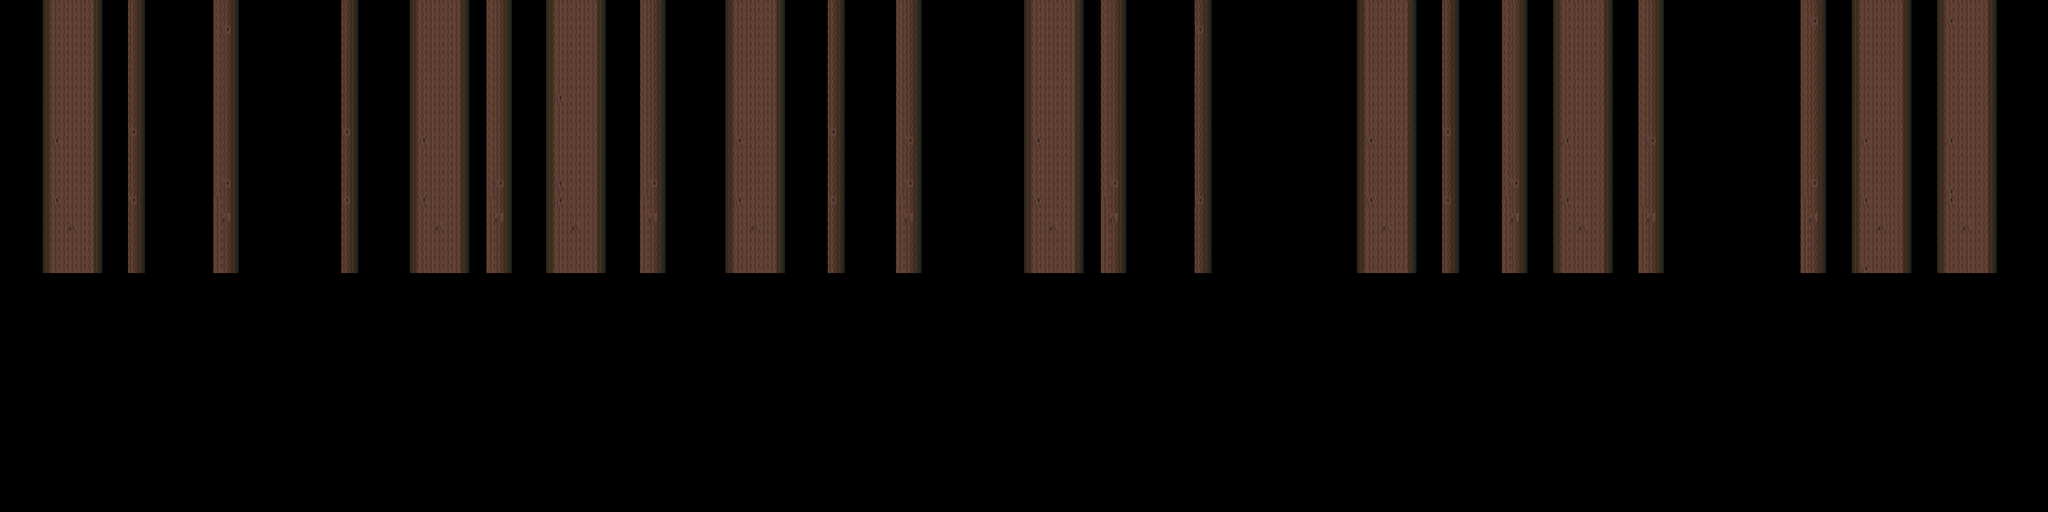

Below is a game level as drawn by its tile map, then a one-line description and the .tmx that defines it (tile-layer data replaced by summaries):
An orthogonal 240x60 tile map with 32x32 px tiles, 1 tile layer (Back), 1 hidden layer not drawn, 4 tilesets.

<map version="1.0" orientation="orthogonal" renderorder="right-down" width="240" height="60" tilewidth="32" tileheight="32">
 <tileset firstgid="1" name="suelo" tilewidth="32" tileheight="32">
  <image source="test.png" width="192" height="192" />
  <tile id="0">
   <properties>
    <property name="tileType" value="air" />
   </properties>
  </tile>
  <tile id="1">
   <properties>
    <property name="tileType" value="air" />
   </properties>
  </tile>
  <tile id="2">
   <properties>
    <property name="tileType" value="air" />
   </properties>
  </tile>
  <tile id="3">
   <properties>
    <property name="tileType" value="air" />
   </properties>
  </tile>
  <tile id="5">
   <properties>
    <property name="tileType" value="air" />
   </properties>
  </tile>
 </tileset>
 <tileset firstgid="37" name="back" tilewidth="32" tileheight="32">
  <image source="tiled.png" width="160" height="192" />
  <tile id="5">
   <properties>
    <property name="tileType" value="air" />
   </properties>
  </tile>
  <tile id="6">
   <properties>
    <property name="tileType" value="air" />
   </properties>
  </tile>
  <tile id="7">
   <properties>
    <property name="tileType" value="air" />
   </properties>
  </tile>
  <tile id="8">
   <properties>
    <property name="tileType" value="air" />
   </properties>
  </tile>
  <tile id="9">
   <properties>
    <property name="tileType" value="air" />
   </properties>
  </tile>
  <tile id="15">
   <properties>
    <property name="tileType" value="air" />
   </properties>
  </tile>
  <tile id="16">
   <properties>
    <property name="tileType" value="air" />
   </properties>
  </tile>
  <tile id="17">
   <properties>
    <property name="tileType" value="air" />
   </properties>
  </tile>
  <tile id="18">
   <properties>
    <property name="tileType" value="air" />
   </properties>
  </tile>
  <tile id="19">
   <properties>
    <property name="tileType" value="air" />
   </properties>
  </tile>
 </tileset>
 <tileset firstgid="67" name="try" tilewidth="32" tileheight="32">
  <image source="try.png" width="128" height="64" />
  <tile id="0">
   <properties>
    <property name="tileType" value="air" />
   </properties>
  </tile>
  <tile id="1">
   <properties>
    <property name="tileType" value="air" />
   </properties>
  </tile>
  <tile id="2">
   <properties>
    <property name="tileType" value="air" />
   </properties>
  </tile>
  <tile id="3">
   <properties>
    <property name="tileType" value="air" />
   </properties>
  </tile>
 </tileset>
 <tileset firstgid="99" name="dirt" tilewidth="32" tileheight="32">
  <image source="dirt3.png" width="256" height="128" />
 </tileset>
 <layer name="Back" width="240" height="60">
  <data>[14400 cells, 14376 non-empty, 8 distinct tile ids]</data>
 </layer>
 <layer name="Floor" width="240" height="60" visible="0">
  <data>[14400 cells, 14400 non-empty, 1 distinct tile ids]</data>
 </layer>
 <objectgroup name="Objects" visible="0" />
</map>
